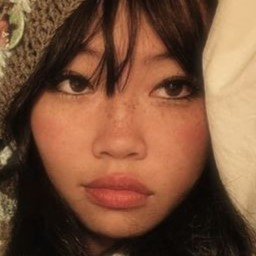
#> input picture images/train/Beabadoobee/1.jpg, 256 x 256 px; its folder holds only this picture in this run
$ python FaceRecognition.py
#> lines starting #> are read from the running program, lines starting #| are printed output that depends on the picture
#> the answer given: 1
import os
import cv2
import numpy as np
from sklearn.model_selection import train_test_split

# Haar-Cascade Classifier
detector = cv2.CascadeClassifier(cv2.data.haarcascades + "haarcascade_frontalface_default.xml")

# Function for detecting the face in an image
def detect_face(img):
    face = detector.detectMultiScale(img, scaleFactor=1.2, minNeighbors=5) # tune if needed

    if len(face)>=1:
        return face[0] # only detect the first and most prominent face
    else:
        return None

# Function for cropping the face in the image
def crop_face(img):
    img_gray = cv2.cvtColor(img, cv2.COLOR_BGR2GRAY) if img is not None else None
    face_rect = detect_face(img_gray) if img_gray is not None else None

    if face_rect is not None:
        x, y, w, h = face_rect
        img_cropped = img_gray[y:y+h, x:x+w]
        return img_cropped
    else:
        return None

def menu_1(train_path):
#> called with train_path = './images/train/'
    train_images = []
    train_labels = []
    name_list = []

    print("Collecting data...")
    for label, person_folder in enumerate(os.listdir(train_path)):
        name_list.append(person_folder)
        person_path = os.path.join(train_path, person_folder)
        for img_name in os.listdir(person_path):
            img_path = os.path.join(person_path, img_name)
            img = cv2.imread(img_path)
#> img is the input picture: shape (256, 256, 3); mean B, G, R 58.2, 82.7, 122.6
            cropped_img = crop_face(img)
#> in crop_face, `img_gray = cv2.cvtColor(img, cv2.COLOR_BGR2GRAY) if img is not None el..`:
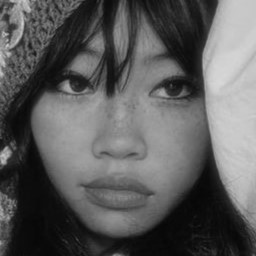
#> img_gray: shape (256, 256); min 5, max 216, mean 91.8
#> in detect_face, `face = detector.detectMultiScale(img, scaleFactor=1.2, minNeighbors=5)`: face = ()
            if cropped_img is not None:
                train_images.append(cropped_img)
                train_labels.append(label)

#> (the run stopped early here; a loop or call above may not have finished)

$ run again, on images/train/Billie Eilish/1.jpg
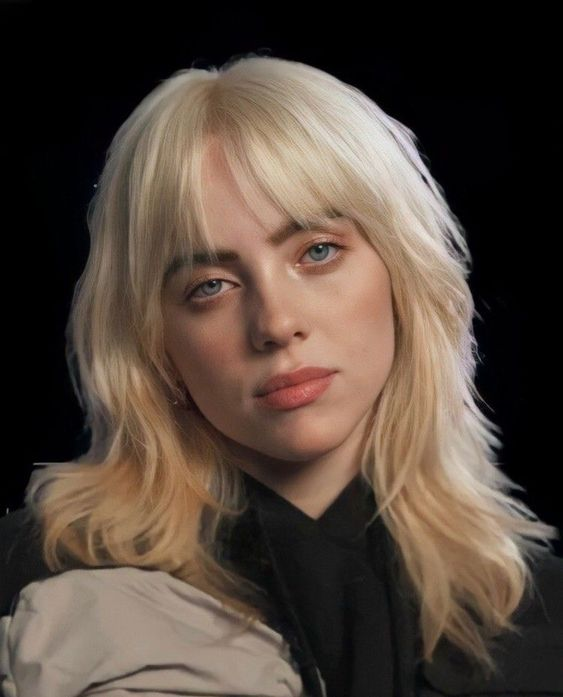
#> input picture images/train/Billie Eilish/1.jpg, 563 x 697 px
#> in menu_1, img is the input picture: shape (697, 563, 3); mean B, G, R 60.1, 70.2, 84.3
#> in crop_face, `img_gray = cv2.cvtColor(img, cv2.COLOR_BGR2GRAY) if img is not None el..`:
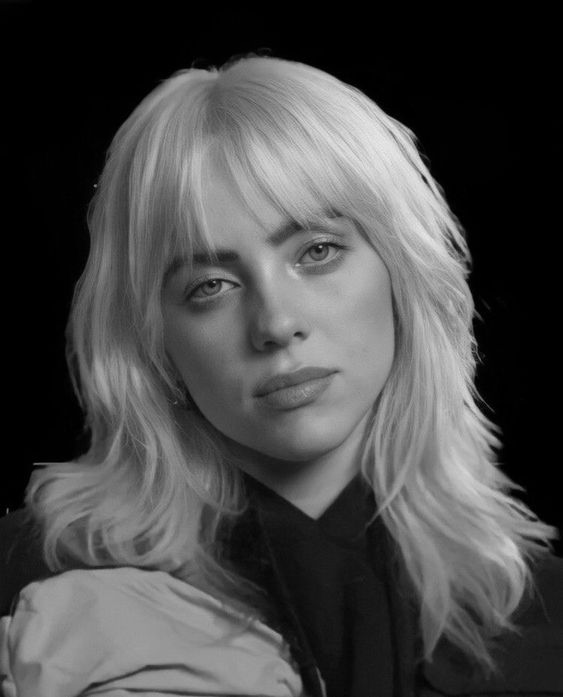
#> img_gray: shape (697, 563); min 0, max 235, mean 73.3
#> face = ()

$ run again, on images/train/Beabadoobee/10.jpg
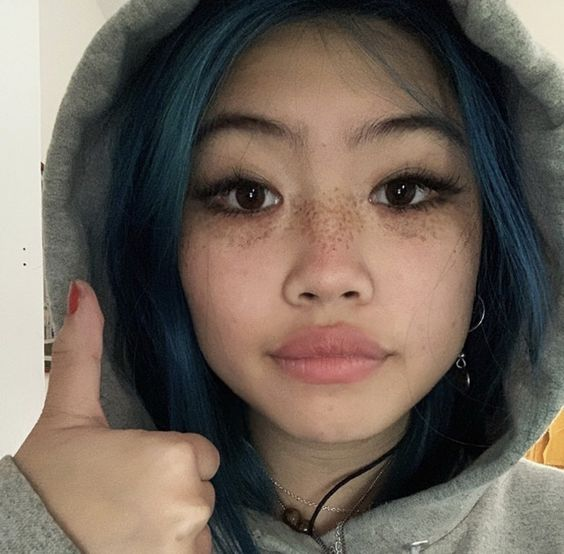
#> input picture images/train/Beabadoobee/10.jpg, 564 x 554 px
#> in menu_1, img is the input picture: shape (554, 564, 3); mean B, G, R 89.2, 99.1, 110.6
#> in crop_face, `img_gray = cv2.cvtColor(img, cv2.COLOR_BGR2GRAY) if img is not None el..`:
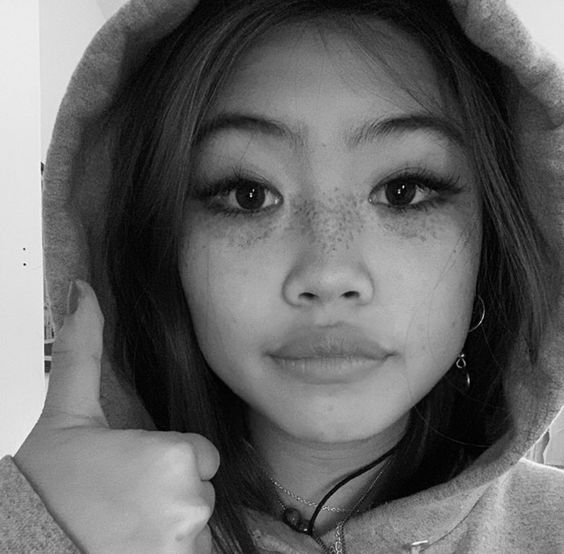
#> img_gray: shape (554, 564); min 0, max 254, mean 101.4
#> face = [[145, 67, 377, 377]]
#> face_rect = [145, 67, 377, 377]
#> x = 145; y = 67; w = 377
#> in crop_face, `img_cropped = img_gray[y:y+h, x:x+w]`:
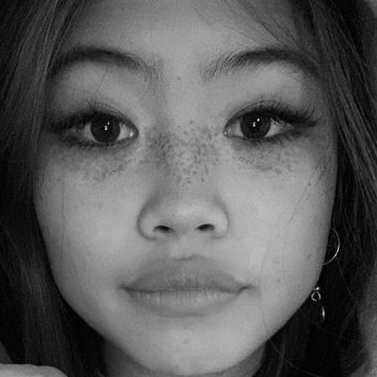
#> img_cropped: shape (377, 377); min 0, max 228, mean 90.7
